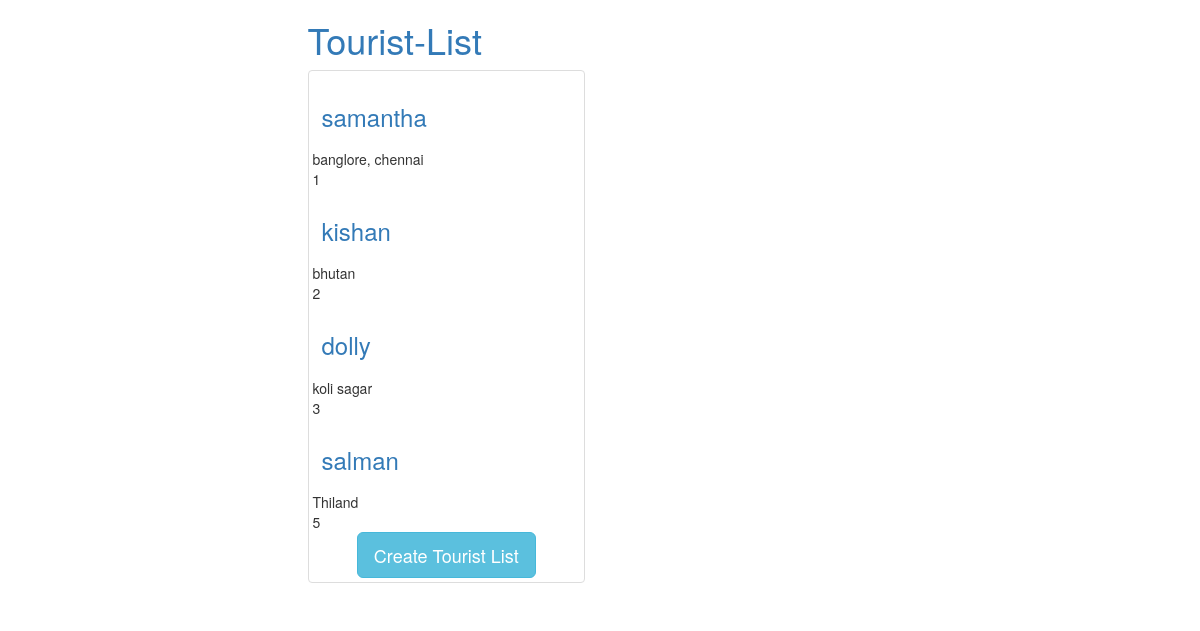
The page /mysite/touristlist/ on the database its author committed.
### mysite/models.py (models this page shows, shortened)
class Tourist(models.Model):
    name = models.CharField(max_length=250)
    content = models.TextField(max_length=250)

### mysite/views.py (the view)
def tourist_list(request):
    touristlist = Tourist.objects.all()
    context = {
        "queryset": touristlist,
        "title": "Tourist-List"
    }
    return render(request, "tourist_list.html", context)

### mysite/templates/tourist_list.html (shortened to what this page needs)
<!DOCTYPE html>
<a lang="en">
<head>
    <link rel="stylesheet" href="//netdna.bootstrapcdn.com/bootstrap/3.0.0/css/bootstrap.min.css">
<link rel="stylesheet" href="https://maxcdn.bootstrapcdn.com/bootstrap/3.3.6/css/bootstrap.min.css" />
</head>
<div class="row">
    <div class="bodyy">
        <div class="col-sm-3 col-sm-offset-3">
        <h1>{{ title }}</h1>
        <div class="thumbnail">
            {% for obj in queryset %}
            <div class="caption">
                <h3><a href='{% url "tourist_detail" id=obj.id %}'>{{ obj.name }}</a><br/>
                    </h3>
            </div>
             {{ obj.content }}<br/>
                {{ obj.id }}<br/>
            {% endfor %}
            <div class="copyright text-center">
     <a href="touristcreate"><button type="button" class="btn btn-info btn-lg">Create Tourist List</button>
     </a></div>
</div>
    </div>
    </div>
    </div>
</a>
</body>
</html>

### mysite/templates/tourist_list.html (style rules this page uses)
.bodyy { background-color:#0000FF; }

### rows shown on the page
Tourist: name "samantha", content "banglore, chennai", id "1"
Tourist: name "kishan", content "bhutan", id "2"
Tourist: name "dolly", content "koli sagar", id "3"
Tourist: name "salman", content "Thiland", id "5"

### other values the page prints
{{ title }} "Tourist-List"
